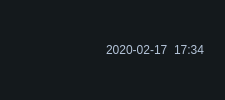
         <widget class="QWidget" name="widget_1" native="true">
          <property name="styleSheet">
           <string notr="true">QWidget
{
background:#14191C;
}</string>
          </property>
          <layout class="QHBoxLayout" name="horizontalLayout_14">
           <property name="leftMargin">
            <number>20</number>
           </property>
           <property name="topMargin">
            <number>14</number>
           </property>
           <property name="rightMargin">
            <number>20</number>
           </property>
           <property name="bottomMargin">
            <number>14</number>
           </property>
           <item>
            <widget class="QLabel" name="logoLab">
             <property name="sizePolicy">
              <sizepolicy hsizetype="Fixed" vsizetype="Fixed">
               <horstretch>0</horstretch>
               <verstretch>0</verstretch>
              </sizepolicy>
             </property>
             <property name="minimumSize">
              <size>
               <width>40</width>
               <height>12</height>
              </size>
             </property>
             <property name="styleSheet">
              <string notr="true">QLabel
{
color: #FFFFFF;
image:url(&quot;:/TrackingWidget/TrackingWidget/Resource/logo.png&quot;);
}</string>
             </property>
             <property name="text">
              <string/>
             </property>
             <property name="textFormat">
              <enum>Qt::PlainText</enum>
             </property>
            </widget>
           </item>
           <item>
            <spacer name="horizontalSpacer_5">
             <property name="orientation">
              <enum>Qt::Horizontal</enum>
             </property>
             <property name="sizeHint" stdset="0">
              <size>
               <width>40</width>
               <height>20</height>
              </size>
             </property>
            </spacer>
           </item>
           <item alignment="Qt::AlignRight">
            <widget class="QLabel" name="dateLab">
             <property name="styleSheet">
              <string notr="true">QLabel
{
color:rgba(180,196,217,1);
font: 16px &quot;Microsoft YaHei&quot;;
}</string>
             </property>
             <property name="text">
              <string>2020-02-17</string>
             </property>
            </widget>
           </item>
           <item alignment="Qt::AlignRight">
            <widget class="QLabel" name="timeLab">
             <property name="styleSheet">
              <string notr="true">QLabel
{
color:rgba(180,196,217,1);
font: 16px &quot;Microsoft YaHei&quot;;
}</string>
             </property>
             <property name="text">
              <string>17:34</string>
             </property>
            </widget>
           </item>
          </layout>
         </widget>
